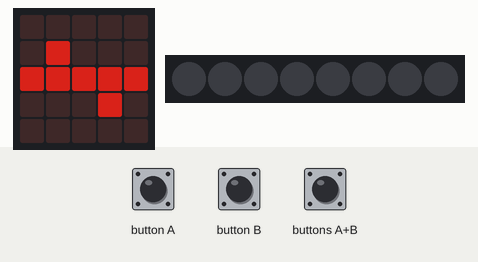
Simulated run of this program. Board: BBC micro:bit running MicroPython. Shown: the board's 5×5 LED display, 8 RGB LEDs in strip order, left to right. The test bench sets the inputs (shaded band). Dim RGB values are drawn brighter than linear; what the program prints to the serial console is not drawn.

Above: at 1.2 s.
1.3 s: button A pressed for 1 s
5.3 s: button B pressed for 0.15 s
8.4 s: buttons A+B pressed for 3.2 s
14.0 s: button A pressed for 0.15 s
17.1 s: buttons A+B pressed for 0.15 s
Timing chart, 0 to 20.6 s (numbered marks = the images above; inputs shaded):
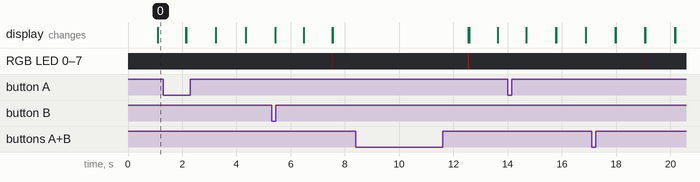

The program:

pulseSimulator.py
```python
from microbit import *
import neopixel

def fadeInFadeOut(auxMinB1, auxMaxB1, auxMinB2, auxMaxB2, auxIncUp, auxIncDown, auxDelay):
    global bmodeA
    if button_a.is_pressed() and button_b.is_pressed():
        #Check anytime any moment this for quick exit
        bmodeA = bmodeA * -1
        print("chaging mode")
        return
    for i in range(auxMinB1, auxMaxB1+1, auxIncUp):
        for led_id in range(len(np)):
            np[led_id] = (i, 0, 0)
        np.show()
        sleep(auxDelay)
    # fade out counterPeriod/2
    for i in range(auxMaxB2, auxMinB2, -auxIncDown):
        for led_id in range(len(np)):
            np[led_id] = (i, 0, 0)
        np.show()
        sleep(auxDelay)


flatSignal = Image("00000:"
             "05000:"
             "55555:"
             "00050:"
             "00000")

display.show(Image.HEART)

np = neopixel.NeoPixel(pin1, 8)

# Vars MODE A removed
bmodeA = 1
timePulse = 1000
myTimer = 0
lastTimer = 0
myMillis = running_time()
# Vars MODE B removed
minB = 0
maxB = 255

def simulatorPulseNeo( ):
    global timePulse
    global myTimer
    global lastTimer
    global myMillis

    # Vars MODE A
    nextDelay = 0
    stat = 1

    if stat == 1:
        display.show(Image.HEART)
        minB1 = 10
        maxB1 = 255
        minB2 = 0
        maxB2 = 155
        nextIncUp = 10
        nextIncDown = 10
        nextDelay = 0
        # print('stat1 nextIncUp = '+str(nextIncUp)+'\n')
        fadeInFadeOut(minB1, maxB1, minB2, maxB2, nextIncUp, nextIncDown, nextDelay)
        stat = 2

    if stat == 2:
        display.show(Image.HEART_SMALL)
        minB1 = 10
        maxB1 = 255
        minB2 = 0
        maxB2 = 155
        nextIncUp = 10
        nextIncDown = 7
        nextDelay = 0
        # print('stat2 nextIncUp = '+str(nextIncUp)+'\n')
        fadeInFadeOut(minB1, maxB1, minB2, maxB2, nextIncUp, nextIncDown, nextDelay)
        stat = 3

    if stat == 3:
        display.show(flatSignal)
        for i in range(len(np)):
            np[i] = (0, 0, 0)
        np.show()
        sleep(timePulse)
        stat = 0

    if button_a.get_presses() > 0:
        timePulse = timePulse *0.5
        print("timePulse = " + str(timePulse))

    if button_b.get_presses() > 0:
        timePulse = timePulse *2
        print("timePulse = " + str(timePulse))

    # update elapsed time since last interaction
    lastTimer = myTimer
    myTimer = myMillis - lastTimer
    # print("myTimer = " + str(myTimer))

    return


def simulatorFade( _timeFading ):
    global bmodeA
    global minB
    global maxB

    display.show(Image.FABULOUS)

    if button_a.is_pressed() and button_b.is_pressed():
        #Check anytime any moment this for quick exit
        bmodeA = bmodeA * -1
        print("chaging mode")
        return

    # fade in
    for i in range(minB, maxB+1, 1):
        for led_id in range(len(np)):
            np[led_id] = (i, 0, 0)
        np.show()
        sleep(10)

    # fade out
    for i in range(maxB, minB, -1):
        for led_id in range(len(np)):
            np[led_id] = (i, 0, 0)
        np.show()
        sleep(10)

    # clear
    for i in range(len(np)):
        np[i] = (0, 0, 0)
    np.show()

    return

while True:

    # gesture = accelerometer.current_gesture()
    # if gesture == "face up":
    #     bmodeA = True
    #     print("Face UP")
    # else:
    #     bmodeA = False
    #     print("Face Down")

    if bmodeA == 1:
        print("bmodeA")
        simulatorPulseNeo( )
    else:
        print("bmodeB")
        simulatorFade( 2000 )
```
